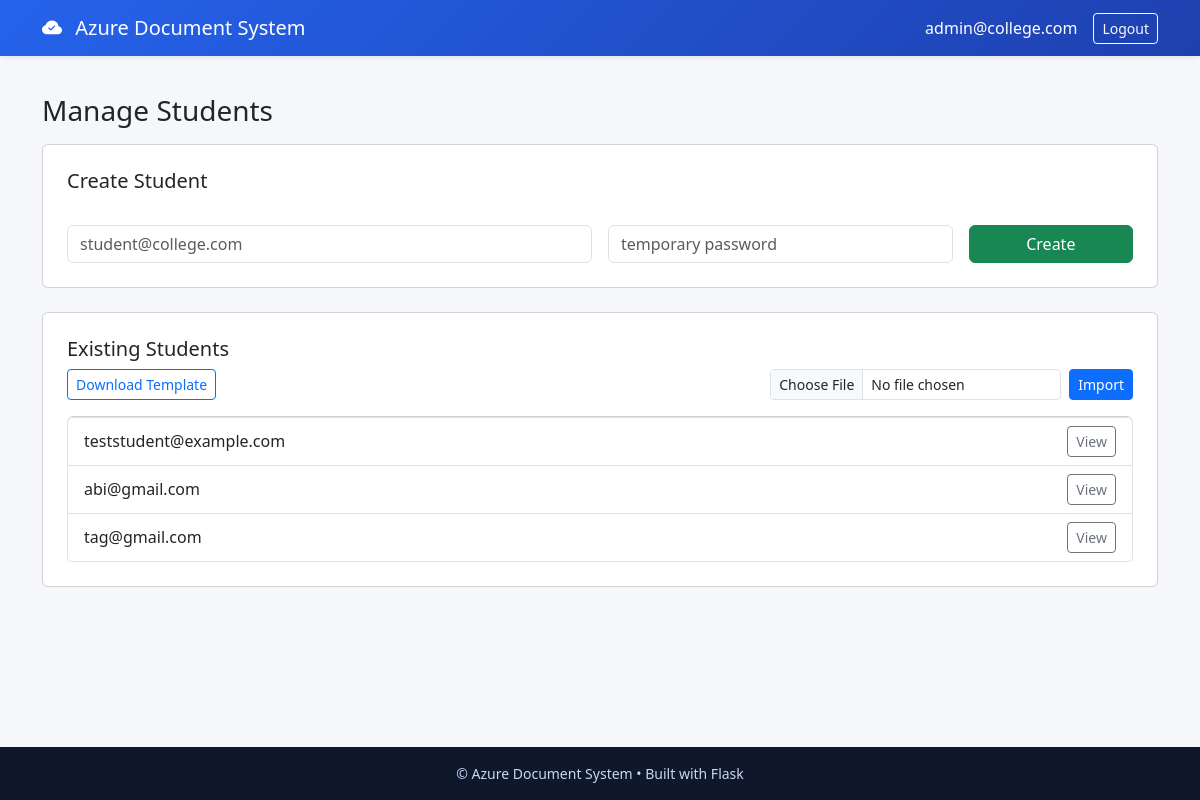
The page /admin/manage_students (signed in) on the database as committed earlier.
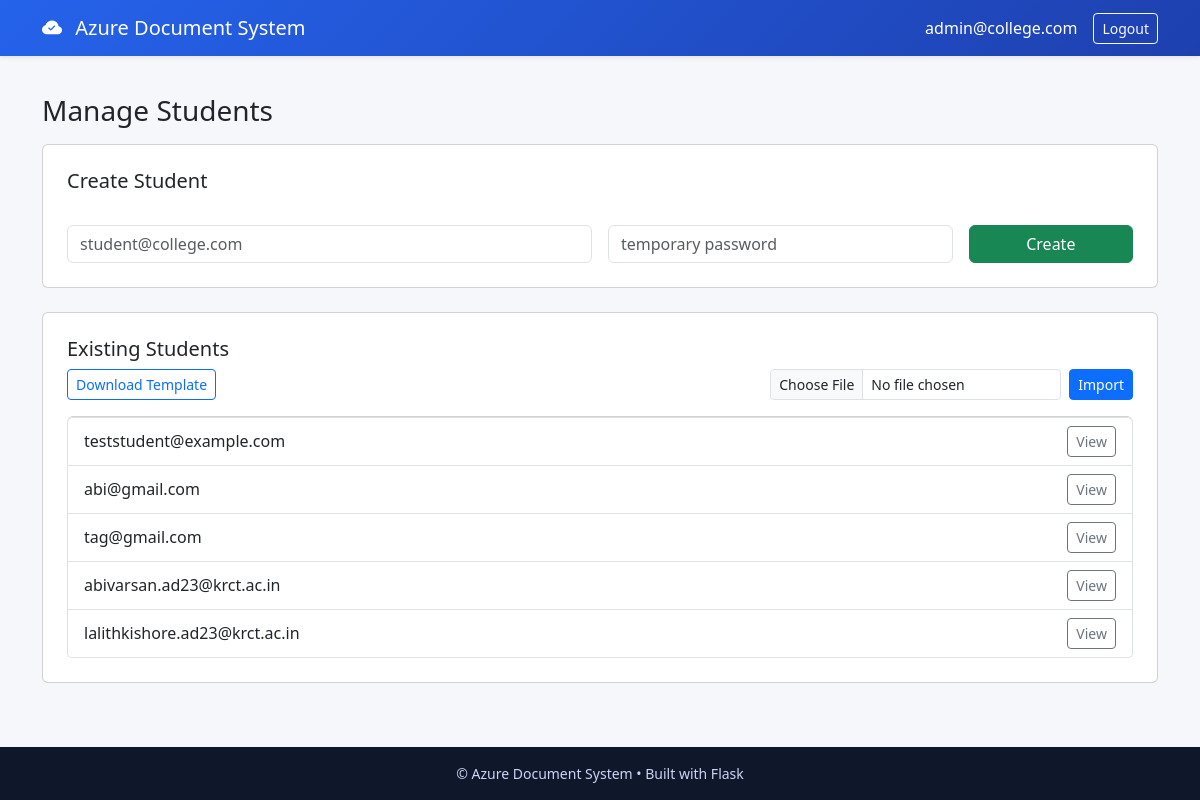
The same page on the database as committed later.
### tables this page shows
CREATE TABLE students (
        id INTEGER PRIMARY KEY AUTOINCREMENT,
        email TEXT,
        password TEXT,
        mentor_email TEXT
    );

### app.py (the view)
@app.route('/admin/manage_students')
def admin_manage_students():
    if session.get('role') != 'admin':
        return redirect('/login')
    students_list = get_students_list()
    return render_template('admin/manage_students.html', students_list=students_list)

### app.py (called while the page is built)
def get_db():
    return sqlite3.connect("auth.db")

def get_students_list():
    db = get_db()
    cur = db.cursor()
    cur.execute("SELECT id, email FROM students")
    return cur.fetchall()

@app.context_processor
def inject_helpers():
    return {
        "get_staff_list": get_staff_list,
        "get_students_list": get_students_list,
        "AZURE_STORAGE_ACCOUNT": os.getenv('AZURE_STORAGE_ACCOUNT'),
        "AZURE_CONTAINER": container,
    }

@app.after_request
def add_no_cache_headers(response):
    try:
        ctype = response.headers.get('Content-Type', '')
        if ctype and ctype.split(';')[0].strip() == 'text/html':
            response.headers['Cache-Control'] = 'no-store, no-cache, must-revalidate, max-age=0'
            response.headers['Pragma'] = 'no-cache'
            response.headers['Expires'] = '0'
    except Exception:
        pass
    return response

### templates/admin/manage_students.html (shortened to what this page needs)
{% extends "base.html" %}
{% block content %}
  <h3 class="mb-3">Manage Students</h3>
  <div class="card p-4 mb-4">
    <h5>Create Student</h5>
    <form method="post" action="/create_student" class="row g-3 mt-2">
      <div class="col-md-6">
        <input type="email" name="email" class="form-control" placeholder="student@college.com" required>
      </div>
      <div class="col-md-4">
        <input type="text" name="password" class="form-control" placeholder="temporary password" required>
      </div>
      <div class="col-md-2 d-grid">
        <button class="btn btn-success">Create</button>
      </div>
    </form>
  </div>
  <div class="card p-4">
    <h5>Existing Students</h5>
    <div class="mb-3 d-flex justify-content-between">
      <div>
        <a href="/admin/students/template" class="btn btn-outline-primary btn-sm">Download Template</a>
      </div>
      <div>
        <form action="/admin/students/import" method="post" enctype="multipart/form-data" class="d-flex">
          <input type="file" name="file" accept=".csv" class="form-control form-control-sm me-2" required>
          <button class="btn btn-primary btn-sm">Import</button>
        </form>
      </div>
    </div>
    {% set students_list = students_list if students_list is defined else [] %}
    {% if students_list %}
      <ul class="list-group">
        {% for s in students_list %}
          <li class="list-group-item d-flex justify-content-between align-items-center">
            <div>{{ s[1] }}</div>
            <div>
              <a href="/admin/student/{{ s[0] }}" class="btn btn-sm btn-outline-secondary">View</a>
            </div>
          </li>
        {% endfor %}
      </ul>
    {% else %}
      <div class="text-muted">No students yet.</div>
    {% endif %}
  </div>
{% endblock %}

Rows that differ between the two databases and show on the page:
added students: email "abivarsan.ad23@krct.ac.in"
added students: email "lalithkishore.ad23@krct.ac.in"
